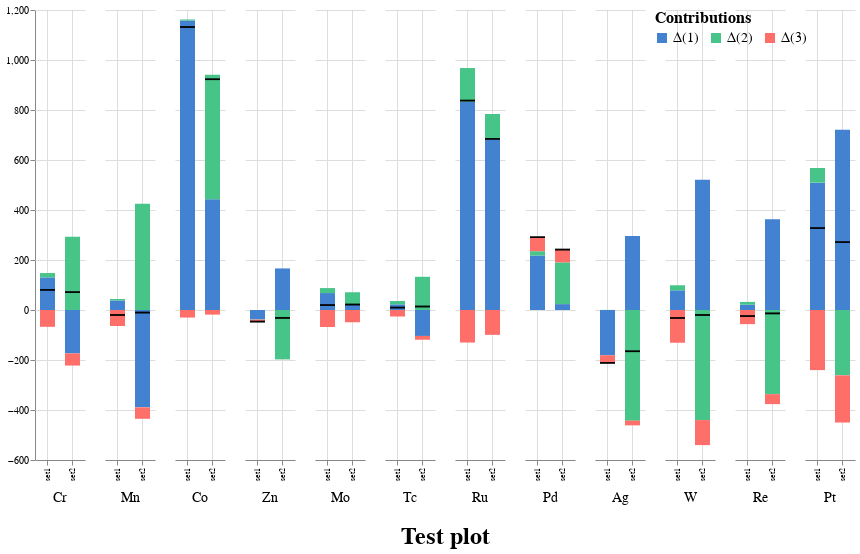

Notebook cell for this chart:
### Code cell
order_mol=['Cr', 'Mn', 'Co', 'Zn', 'Mo', 'Tc', 'Ru', 'Pd', 'Ag', 'W', 'Re', 'Pt']
order_where=['set1','set2']


bars=alt.Chart(df_plot_all).mark_bar(size=15).encode(     

    # which field to group columns on
    x=alt.X('name:O',
            axis=alt.Axis(grid=True,labelFontSize=8),
            sort=order_where,
            title=None),

    # which field to use as Y values and how to calculate
    y=alt.Y('value_x:Q',
            axis=alt.Axis(grid=True,title=None)),

    # which field to color by & legend
    color=alt.Color('variable_x',
                    scale=alt.Scale(range=['#4381d1', '#47c488', '#ff6f69']),
                    legend=alt.Legend(title="Contributions",
                                      orient="right",
                                      direction="horizontal",
                                      offset=-200,
                                      titleFontSize=16,
                                      labelFontSize=14)),
                   
    # how to order the data on bars
    order=alt.Order('variable_x:Q', sort='ascending'))


# use separate marks for the 'total effect'
rules = alt.Chart(df_plot_all).mark_tick(color='black', thickness=1.5,size=15,).encode(
        x=alt.X('name:O',axis=alt.Axis(grid=True,title=None)),
        y=alt.Y('value_y:Q',axis=alt.Axis(grid=True,title=None)))


# combine all together
alt.layer(
    bars,
    rules
).properties(height=450,width=50).facet(column=alt.Column('mol',
                      sort=order_mol,
                      header=alt.Header(title='Test plot',
                                        orient='bottom',
                                        titleFontSize=24,
                                        labelFontSize=14,
                                        labelBaseline='line-top',
                                        labelAlign='center',
                                        labelAnchor='middle'))                    
                                       ).resolve_scale(x='independent').configure_view(strokeOpacity=0)

### Figure 1 — Vega-Lite specification as saved in the notebook (floating-point values rounded to 4 significant figures)
{"config": {"view": {"continuousWidth": 400, "continuousHeight": 300, "strokeOpacity": 0}}, "data": {"name": "data-146825b39538986d6890b01e8453e687"}, "facet": {"column": {"type": "nominal", "field": "mol", "header": {"labelAlign": "center", "labelAnchor": "middle", "labelBaseline": "line-top", "labelFontSize": 14, "orient": "bottom", "title": "Test plot", "titleFontSize": 24}, "sort": ["Cr", "Mn", "Co", "Zn", "Mo", "Tc", "Ru", "Pd", "Ag", "W", "Re", "Pt"]}}, "spec": {"layer": [{"mark": {"type": "bar", "size": 15}, "encoding": {"color": {"type": "nominal", "field": "variable_x", "legend": {"direction": "horizontal", "labelFontSize": 14, "offset": -200, "orient": "right", "title": "Contributions", "titleFontSize": 16}, "scale": {"range": ["#4381d1", "#47c488", "#ff6f69"]}}, "order": {"type": "quantitative", "field": "variable_x", "sort": "ascending"}, "x": {"type": "ordinal", "axis": {"grid": true, "labelFontSize": 8}, "field": "name", "sort": ["set1", "set2"], "title": null}, "y": {"type": "quantitative", "axis": {"grid": true, "title": null}, "field": "value_x"}}}, {"mark": {"type": "tick", "color": "black", "size": 15, "thickness": 1.5}, "encoding": {"x": {"type": "ordinal", "axis": {"grid": true, "title": null}, "field": "name"}, "y": {"type": "quantitative", "axis": {"grid": true, "title": null}, "field": "value_y"}}}], "height": 450, "width": 50}, "resolve": {"scale": {"x": "independent"}}, "$schema": "https://vega.github.io/schema/vega-lite/v4.8.1.json", "datasets": {"data-146825b39538986d6890b01e8453e687": [{"mol": "Cr", "name": "set1", "variable_x": "Δ(1)", "value_x": 130.4, "variable_y": "total_effect", "value_y": 80.61}, {"mol": "Cr", "name": "set1", "variable_x": "Δ(2)", "value_x": 17.42, "variable_y": "total_effect", "value_y": 80.61}, {"mol": "Cr", "name": "set1", "variable_x": "Δ(3)", "value_x": -67.23, "variable_y": "total_effect", "value_y": 80.61}, {"mol": "Mn", "name": "set1", "variable_x": "Δ(1)", "value_x": 38.04, "variable_y": "total_effect", "value_y": -19.97}, {"mol": "Mn", "name": "set1", "variable_x": "Δ(2)", "value_x": 5.971, "variable_y": "total_effect", "value_y": -19.97}, {"mol": "Mn", "name": "set1", "variable_x": "Δ(3)", "value_x": -63.98, "variable_y": "total_effect", "value_y": -19.97}, {"mol": "Co", "name": "set1", "variable_x": "Δ(1)", "value_x": 1158.0, "variable_y": "total_effect", "value_y": 1132.0}, {"mol": "Co", "name": "set1", "variable_x": "Δ(2)", "value_x": 4.018, "variable_y": "total_effect", "value_y": 1132.0}, {"mol": "Co", "name": "set1", "variable_x": "Δ(3)", "value_x": -30.22, "variable_y": "total_effect", "value_y": 1132.0}, {"mol": "Zn", "name": "set1", "variable_x": "Δ(1)", "value_x": -37.69, "variable_y": "total_effect", "value_y": -46.31}, {"mol": "Zn", "name": "set1", "variable_x": "Δ(2)", "value_x": -0.8621, "variable_y": "total_effect", "value_y": -46.31}, {"mol": "Zn", "name": "set1", "variable_x": "Δ(3)", "value_x": -7.755, "variable_y": "total_effect", "value_y": -46.31}, {"mol": "Mo", "name": "set1", "variable_x": "Δ(1)", "value_x": 67.73, "variable_y": "total_effect", "value_y": 19.62}, {"mol": "Mo", "name": "set1", "variable_x": "Δ(2)", "value_x": 19.93, "variable_y": "total_effect", "value_y": 19.62}, {"mol": "Mo", "name": "set1", "variable_x": "Δ(3)", "value_x": -68.04, "variable_y": "total_effect", "value_y": 19.62}, {"mol": "Tc", "name": "set1", "variable_x": "Δ(1)", "value_x": 22.7, "variable_y": "total_effect", "value_y": 9.811}, {"mol": "Tc", "name": "set1", "variable_x": "Δ(2)", "value_x": 13.17, "variable_y": "total_effect", "value_y": 9.811}, {"mol": "Tc", "name": "set1", "variable_x": "Δ(3)", "value_x": -26.06, "variable_y": "total_effect", "value_y": 9.811}, {"mol": "Ru", "name": "set1", "variable_x": "Δ(1)", "value_x": 832.6, "variable_y": "total_effect", "value_y": 837.7}, {"mol": "Ru", "name": "set1", "variable_x": "Δ(2)", "value_x": 135.3, "variable_y": "total_effect", "value_y": 837.7}, {"mol": "Ru", "name": "set1", "variable_x": "Δ(3)", "value_x": -130.1, "variable_y": "total_effect", "value_y": 837.7}, {"mol": "Pd", "name": "set1", "variable_x": "Δ(1)", "value_x": 218.0, "variable_y": "total_effect", "value_y": 291.1}, {"mol": "Pd", "name": "set1", "variable_x": "Δ(2)", "value_x": 17.15, "variable_y": "total_effect", "value_y": 291.1}, {"mol": "Pd", "name": "set1", "variable_x": "Δ(3)", "value_x": 55.9, "variable_y": "total_effect", "value_y": 291.1}, {"mol": "Ag", "name": "set1", "variable_x": "Δ(1)", "value_x": -181.0, "variable_y": "total_effect", "value_y": -211.4}, {"mol": "Ag", "name": "set1", "variable_x": "Δ(2)", "value_x": 0.3578, "variable_y": "total_effect", "value_y": -211.4}, {"mol": "Ag", "name": "set1", "variable_x": "Δ(3)", "value_x": -30.76, "variable_y": "total_effect", "value_y": -211.4}, {"mol": "W", "name": "set1", "variable_x": "Δ(1)", "value_x": 78.73, "variable_y": "total_effect", "value_y": -31.93}, {"mol": "W", "name": "set1", "variable_x": "Δ(2)", "value_x": 20.26, "variable_y": "total_effect", "value_y": -31.93}, {"mol": "W", "name": "set1", "variable_x": "Δ(3)", "value_x": -130.9, "variable_y": "total_effect", "value_y": -31.93}, {"mol": "Re", "name": "set1", "variable_x": "Δ(1)", "value_x": 21.24, "variable_y": "total_effect", "value_y": -24.34}, {"mol": "Re", "name": "set1", "variable_x": "Δ(2)", "value_x": 11.05, "variable_y": "total_effect", "value_y": -24.34}, {"mol": "Re", "name": "set1", "variable_x": "Δ(3)", "value_x": -56.62, "variable_y": "total_effect", "value_y": -24.34}, {"mol": "Pt", "name": "set1", "variable_x": "Δ(1)", "value_x": 509.5, "variable_y": "total_effect", "value_y": 327.5}, {"mol": "Pt", "name": "set1", "variable_x": "Δ(2)", "value_x": 58.46, "variable_y": "total_effect", "value_y": 327.5}, {"mol": "Pt", "name": "set1", "variable_x": "Δ(3)", "value_x": -240.5, "variable_y": "total_effect", "value_y": 327.5}, {"mol": "Cr", "name": "set2", "variable_x": "Δ(1)", "value_x": -173.7, "variable_y": "total_effect", "value_y": 71.3}, {"mol": "Cr", "name": "set2", "variable_x": "Δ(2)", "value_x": 293.5, "variable_y": "total_effect", "value_y": 71.3}, {"mol": "Cr", "name": "set2", "variable_x": "Δ(3)", "value_x": -48.46, "variable_y": "total_effect", "value_y": 71.3}, {"mol": "Mn", "name": "set2", "variable_x": "Δ(1)", "value_x": -389.4, "variable_y": "total_effect", "value_y": -10.18}, {"mol": "Mn", "name": "set2", "variable_x": "Δ(2)", "value_x": 425.0, "variable_y": "total_effect", "value_y": -10.18}, {"mol": "Mn", "name": "set2", "variable_x": "Δ(3)", "value_x": -45.83, "variable_y": "total_effect", "value_y": -10.18}, {"mol": "Co", "name": "set2", "variable_x": "Δ(1)", "value_x": 443.3, "variable_y": "total_effect", "value_y": 922.8}, {"mol": "Co", "name": "set2", "variable_x": "Δ(2)", "value_x": 498.0, "variable_y": "total_effect", "value_y": 922.8}, {"mol": "Co", "name": "set2", "variable_x": "Δ(3)", "value_x": -18.48, "variable_y": "total_effect", "value_y": 922.8}, {"mol": "Zn", "name": "set2", "variable_x": "Δ(1)", "value_x": 166.2, "variable_y": "total_effect", "value_y": -31.51}, {"mol": "Zn", "name": "set2", "variable_x": "Δ(2)", "value_x": -197.5, "variable_y": "total_effect", "value_y": -31.51}, {"mol": "Zn", "name": "set2", "variable_x": "Δ(3)", "value_x": -0.2811, "variable_y": "total_effect", "value_y": -31.51}, {"mol": "Mo", "name": "set2", "variable_x": "Δ(1)", "value_x": 23.31, "variable_y": "total_effect", "value_y": 21.9}, {"mol": "Mo", "name": "set2", "variable_x": "Δ(2)", "value_x": 47.7, "variable_y": "total_effect", "value_y": 21.9}, {"mol": "Mo", "name": "set2", "variable_x": "Δ(3)", "value_x": -49.11, "variable_y": "total_effect", "value_y": 21.9}, {"mol": "Tc", "name": "set2", "variable_x": "Δ(1)", "value_x": -103.8, "variable_y": "total_effect", "value_y": 13.95}, {"mol": "Tc", "name": "set2", "variable_x": "Δ(2)", "value_x": 132.8, "variable_y": "total_effect", "value_y": 13.95}, {"mol": "Tc", "name": "set2", "variable_x": "Δ(3)", "value_x": -15.11, "variable_y": "total_effect", "value_y": 13.95}, {"mol": "Ru", "name": "set2", "variable_x": "Δ(1)", "value_x": 683.3, "variable_y": "total_effect", "value_y": 684.5}, {"mol": "Ru", "name": "set2", "variable_x": "Δ(2)", "value_x": 100.6, "variable_y": "total_effect", "value_y": 684.5}, {"mol": "Ru", "name": "set2", "variable_x": "Δ(3)", "value_x": -99.42, "variable_y": "total_effect", "value_y": 684.5}, {"mol": "Pd", "name": "set2", "variable_x": "Δ(1)", "value_x": 23.56, "variable_y": "total_effect", "value_y": 241.8}, {"mol": "Pd", "name": "set2", "variable_x": "Δ(2)", "value_x": 166.9, "variable_y": "total_effect", "value_y": 241.8}, {"mol": "Pd", "name": "set2", "variable_x": "Δ(3)", "value_x": 51.28, "variable_y": "total_effect", "value_y": 241.8}, {"mol": "Ag", "name": "set2", "variable_x": "Δ(1)", "value_x": 296.2, "variable_y": "total_effect", "value_y": -165.2}, {"mol": "Ag", "name": "set2", "variable_x": "Δ(2)", "value_x": -442.5, "variable_y": "total_effect", "value_y": -165.2}, {"mol": "Ag", "name": "set2", "variable_x": "Δ(3)", "value_x": -18.92, "variable_y": "total_effect", "value_y": -165.2}, {"mol": "W", "name": "set2", "variable_x": "Δ(1)", "value_x": 520.5, "variable_y": "total_effect", "value_y": -19.86}, {"mol": "W", "name": "set2", "variable_x": "Δ(2)", "value_x": -440.4, "variable_y": "total_effect", "value_y": -19.86}, {"mol": "W", "name": "set2", "variable_x": "Δ(3)", "value_x": -100.0, "variable_y": "total_effect", "value_y": -19.86}, {"mol": "Re", "name": "set2", "variable_x": "Δ(1)", "value_x": 362.8, "variable_y": "total_effect", "value_y": -13.71}, {"mol": "Re", "name": "set2", "variable_x": "Δ(2)", "value_x": -336.6, "variable_y": "total_effect", "value_y": -13.71}, {"mol": "Re", "name": "set2", "variable_x": "Δ(3)", "value_x": -39.86, "variable_y": "total_effect", "value_y": -13.71}, {"mol": "Pt", "name": "set2", "variable_x": "Δ(1)", "value_x": 721.4, "variable_y": "total_effect", "value_y": 271.3}, {"mol": "Pt", "name": "set2", "variable_x": "Δ(2)", "value_x": -261.3, "variable_y": "total_effect", "value_y": 271.3}, {"mol": "Pt", "name": "set2", "variable_x": "Δ(3)", "value_x": -188.8, "variable_y": "total_effect", "value_y": 271.3}]}}
